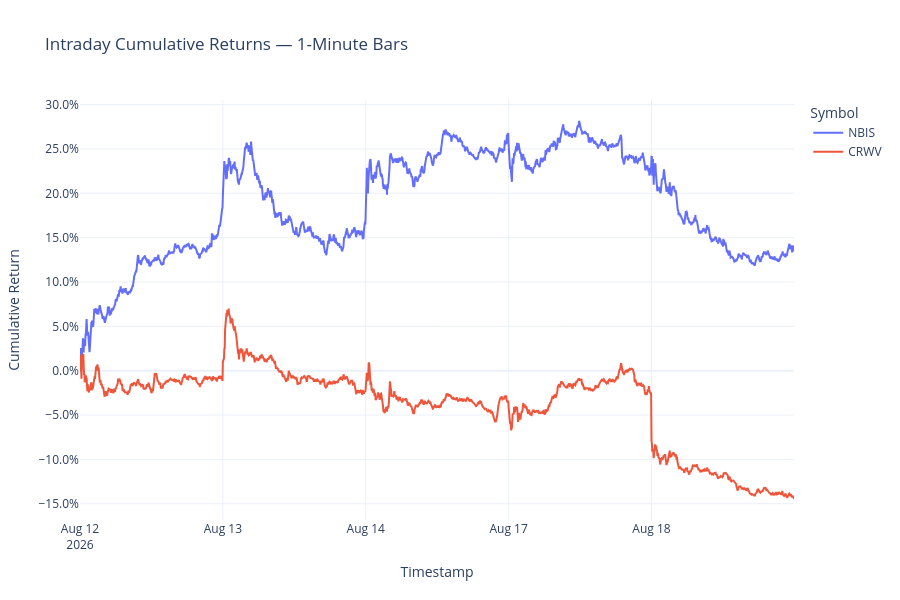
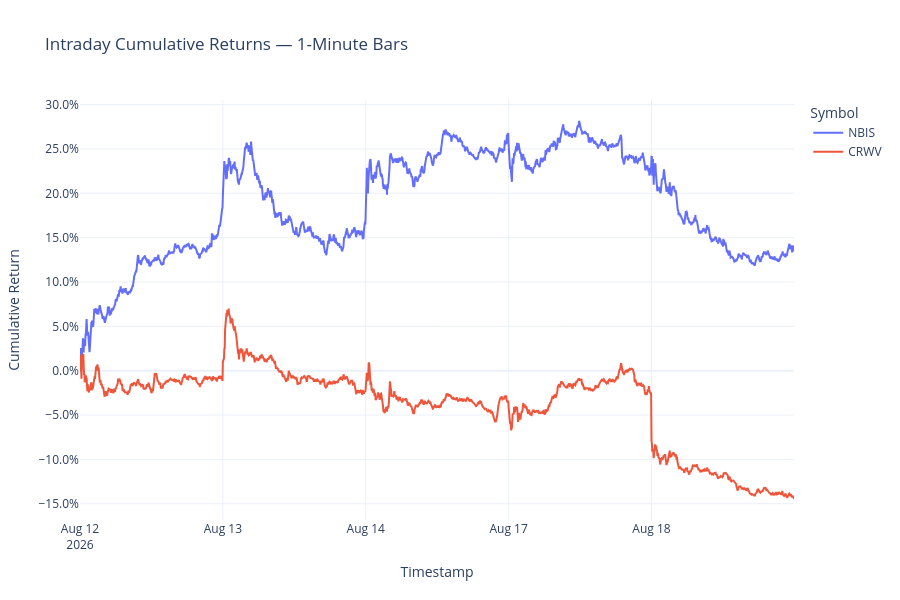

Here is the notebook cell these charts were saved with, in order:
### Code cell
import plotly.graph_objects as go


def plot_intraday_ohlcv(symbols, date_range, timeframe):
    """Fetch intraday data and overlay each symbol's cumulative close return.

    Parameters
    ----------
    symbols : list[str]
        Symbols to chart.
    date_range : tuple[str | datetime, str | datetime]
        Inclusive start and end dates.
    timeframe : int
        Number of minutes per bar.
    """
    symbols = list(dict.fromkeys(symbol.upper() for symbol in symbols))
    if not symbols:
        raise ValueError('symbols must contain at least one symbol.')
    if len(date_range) != 2:
        raise ValueError('date_range must contain a start date and an end date.')
    if not isinstance(timeframe, int) or timeframe <= 0:
        raise ValueError('timeframe must be a positive integer number of minutes.')

    start_date, end_date = map(pd.Timestamp, date_range)
    if start_date > end_date:
        raise ValueError('The start date must not be after the end date.')

    intraday_data = intraday_import(
        wl=symbols,
        from_date=start_date.strftime('%Y-%m-%d'),
        to_date=end_date.strftime('%Y-%m-%d'),
        timespan='minute',
        multiplier=timeframe,
        market_open_only=True,
    )

    figure = go.Figure()
    for symbol in symbols:
        price_data = intraday_data.get(symbol)
        if price_data is None or price_data.empty:
            print(f'No intraday data returned for {symbol}.')
            continue

        close = price_data['Close'].dropna()
        if close.empty:
            print(f'No close-price data returned for {symbol}.')
            continue

        cumulative_return = close.div(close.iloc[0]).sub(1)
        figure.add_trace(
            go.Scatter(
                x=cumulative_return.index,
                y=cumulative_return,
                mode='lines',
                name=symbol,
            )
        )

    figure.update_layout(
        title=f'Intraday Cumulative Returns — {timeframe}-Minute Bars',
        template='plotly_white',
        height=600,
        hovermode='x unified',
        xaxis_title='Timestamp',
        yaxis_title='Cumulative Return',
        legend_title='Symbol',
    )
    figure.update_xaxes(
        rangebreaks=[
            dict(bounds=[16, 9.5], pattern='hour'),
            dict(bounds=['sat', 'mon']),
        ]
    )
    figure.update_yaxes(tickformat='.1%')
    figure.show()

    return figure


# Example:
intraday_figure = plot_intraday_ohlcv(
    symbols=['NBIS', 'CRWV'],
    date_range=('2026-08-12', '2026-08-18'),
    timeframe=1,
)
intraday_figure

### Figure 1 — Plotly figure (JSON) as saved in the notebook; plotly's stock layout.template omitted (floating-point values rounded to 4 significant figures; data arrays with more than 128 entries replaced by an {"elided": "..."} marker saying what was removed)
{"data": [{"mode": "lines", "name": "NBIS", "type": "scatter", "x": {"elided": "1950 str values"}, "y": {"elided": "1950 float values"}}, {"mode": "lines", "name": "CRWV", "type": "scatter", "x": {"elided": "1950 str values"}, "y": {"elided": "1950 float values"}}], "layout": {"height": 600, "hovermode": "x unified", "legend": {"title": {"text": "Symbol"}}, "title": {"text": "Intraday Cumulative Returns — 1-Minute Bars"}, "xaxis": {"rangebreaks": [{"bounds": [16, 9.5], "pattern": "hour"}, {"bounds": ["sat", "mon"]}], "title": {"text": "Timestamp"}}, "yaxis": {"tickformat": ".1%", "title": {"text": "Cumulative Return"}}}}

### Figure 2 — Plotly figure (JSON) as saved in the notebook; plotly's stock layout.template omitted (floating-point values rounded to 4 significant figures; data arrays with more than 128 entries replaced by an {"elided": "..."} marker saying what was removed)
{"data": [{"mode": "lines", "name": "NBIS", "type": "scatter", "x": {"elided": "1950 str values"}, "y": {"elided": "1950 float values"}}, {"mode": "lines", "name": "CRWV", "type": "scatter", "x": {"elided": "1950 str values"}, "y": {"elided": "1950 float values"}}], "layout": {"height": 600, "hovermode": "x unified", "legend": {"title": {"text": "Symbol"}}, "title": {"text": "Intraday Cumulative Returns — 1-Minute Bars"}, "xaxis": {"rangebreaks": [{"bounds": [16, 9.5], "pattern": "hour"}, {"bounds": ["sat", "mon"]}], "title": {"text": "Timestamp"}}, "yaxis": {"tickformat": ".1%", "title": {"text": "Cumulative Return"}}}}
